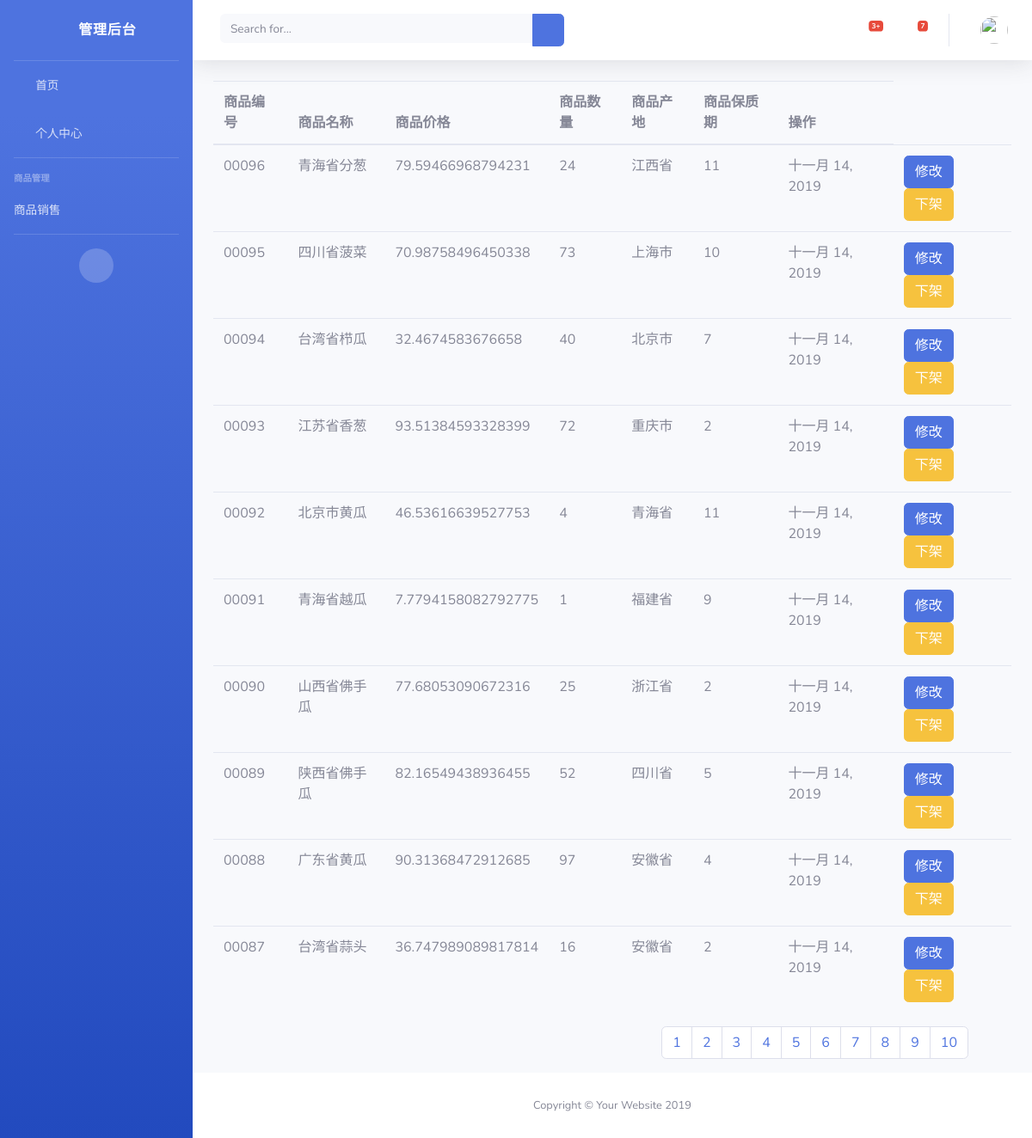
The page /goods_list/1/1/ on the database as committed earlier.
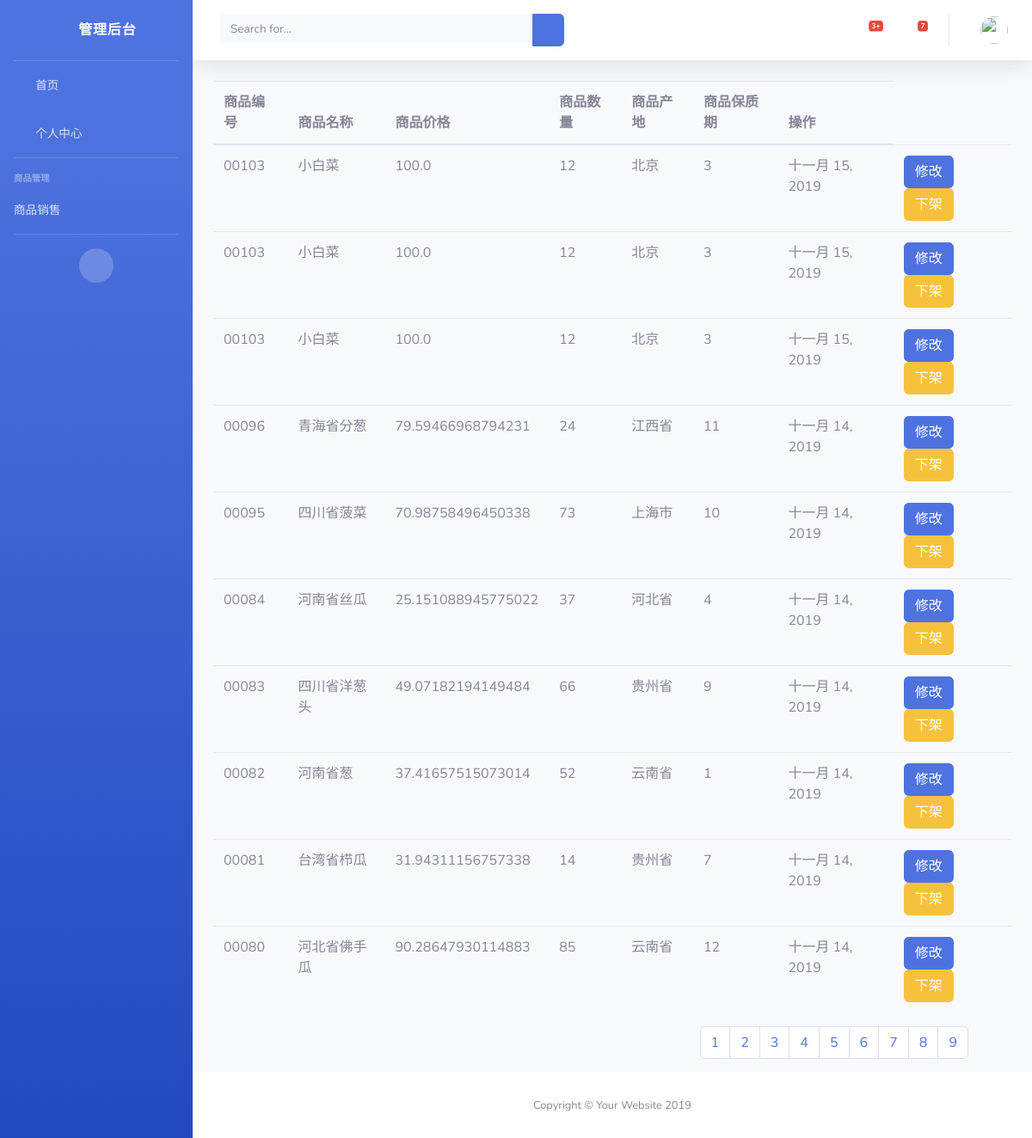
The same page on the database as committed later.
### LoginUser/models.py (models this page shows)
class Goods(models.Model):
    goods_number = models.CharField(max_length=32,verbose_name="商品编号")
    goods_name = models.CharField(max_length=32,verbose_name="商品名称")
    goods_price = models.FloatField(verbose_name="商品价格")
    goods_count = models.IntegerField(verbose_name="数量")
    goods_location = models.TextField(verbose_name="生产地")
    goods_safe_data = models.IntegerField(verbose_name="保质期")   ##
    goods_pro_time = models.DateField(auto_now=True,verbose_name="生产日期")  ## 生产日期
    goods_status = models.IntegerField(default=1)   ## 0 代表下架   1 代表上架
    class Meta:
        db_table = "goods"

### LoginUser/views.py (the view)
# urls.py: path("goods_list/",goods_list),
def goods_list(request,type,page=1):
    print (type)
    goods = Goods.objects.filter(goods_status = int(type)).order_by("-goods_number")
    goods_obj = Paginator(goods,10)  ## 每页10条
    goods_list = goods_obj.page(page)
    return render(request,'goods_list.html',locals())

### templates/goods_list.html (shortened to what this page needs)
{% extends "base.html" %}
{% block content %}
    <table class="table">
        <thead>
            <tr>
                <th>商品编号</th>
                <th>商品名称</th>
                <th>商品价格</th>
                <th>商品数量</th>
                <th>商品产地</th>
                <th>商品保质期</th>
                <th>操作</th>
            </tr>
        </thead>
        <tbody>
        {% for one in goods_list %}
            <tr>
                <td>{{ one.goods_number }}</td>
                <td>{{ one.goods_name }}</td>
                <td>{{ one.goods_price }}</td>
                <td>{{ one.goods_count }}</td>
                <td>{{ one.goods_location }}</td>
                <td>{{ one.goods_safe_data }}</td>
                <td>{{ one.goods_pro_time }}</td>
                <td>
                    <button class="btn btn-primary">修改</button>
                    {% if one.goods_status == 1 %}
                        <a class="btn btn-warning" href="/goods_status/down/{{ one.id }}">下架</a>
                    {% else %}
                        <a class="btn btn-primary" href="/goods_status/up/{{ one.id }}">上架</a>
                    {% endif %}
                </td>
            </tr>
        {% endfor %}
        </tbody>
    </table>
    <ul style="float: right;margin-right: 50px;" class="pagination">
    {% for page in goods_obj.page_range %}
        <li class="paginate_button page-item">
        {% if type == "1" %}
            <a class = 'page-link' href="/goods_list/1/{{ page }}/">{{ page }}</a>
        {% else %}
            <a class = 'page-link' href="/goods_list/0/{{ page }}/">{{ page }}</a>
        {% endif %}
       </li>
    {% endfor %}
    </ul>
{% endblock %}

Rows that differ between the two databases and show on the page:
no longer on this page (row edited): Goods: goods_number "00094", goods_name "台湾省栉瓜", goods_price "32.4674583676658", goods_count "40", goods_location "北京市", goods_safe_data "7", goods_pro_time "十一月 14, 2019"
no longer on this page (row edited): Goods: goods_number "00093", goods_name "江苏省香葱", goods_price "93.51384593328399", goods_count "72", goods_location "重庆市", goods_safe_data "2", goods_pro_time "十一月 14, 2019"
no longer on this page (row edited): Goods: goods_number "00092", goods_name "北京市黄瓜", goods_price "46.53616639527753", goods_count "4", goods_location "青海省", goods_safe_data "11", goods_pro_time "十一月 14, 2019"
no longer on this page (row edited): Goods: goods_number "00091", goods_name "青海省越瓜", goods_price "7.7794158082792775", goods_count "1", goods_location "福建省", goods_safe_data "9", goods_pro_time "十一月 14, 2019"
no longer on this page (row edited): Goods: goods_number "00090", goods_name "山西省佛手瓜", goods_price "77.68053090672316", goods_count "25", goods_location "浙江省", goods_safe_data "2", goods_pro_time "十一月 14, 2019"
no longer on this page (row edited): Goods: goods_number "00089", goods_name "陕西省佛手瓜", goods_price "82.16549438936455", goods_count "52", goods_location "四川省", goods_safe_data "5", goods_pro_time "十一月 14, 2019"
no longer on this page (row edited): Goods: goods_number "00088", goods_name "广东省黄瓜", goods_price "90.31368472912685", goods_count "97", goods_location "安徽省", goods_safe_data "4", goods_pro_time "十一月 14, 2019"
no longer on this page (row edited): Goods: goods_number "00087", goods_name "台湾省蒜头", goods_price "36.747989089817814", goods_count "16", goods_location "安徽省", goods_safe_data "2", goods_pro_time "十一月 14, 2019"
added Goods: goods_number "00103", goods_name "小白菜", goods_price "100.0", goods_count "12", goods_location "北京", goods_safe_data "3", goods_pro_time "十一月 15, 2019"
added Goods: goods_number "00103", goods_name "小白菜", goods_price "100.0", goods_count "12", goods_location "北京", goods_safe_data "3", goods_pro_time "十一月 15, 2019"
added Goods: goods_number "00103", goods_name "小白菜", goods_price "100.0", goods_count "12", goods_location "北京", goods_safe_data "3", goods_pro_time "十一月 15, 2019"
now on this page (row unchanged): Goods: goods_number "00084", goods_name "河南省丝瓜", goods_price "25.151088945775022", goods_count "37", goods_location "河北省", goods_safe_data "4", goods_pro_time "十一月 14, 2019"
now on this page (row unchanged): Goods: goods_number "00083", goods_name "四川省洋葱头", goods_price "49.07182194149484", goods_count "66", goods_location "贵州省", goods_safe_data "9", goods_pro_time "十一月 14, 2019"
now on this page (row unchanged): Goods: goods_number "00082", goods_name "河南省葱", goods_price "37.41657515073014", goods_count "52", goods_location "云南省", goods_safe_data "1", goods_pro_time "十一月 14, 2019"
now on this page (row unchanged): Goods: goods_number "00081", goods_name "台湾省栉瓜", goods_price "31.94311156757338", goods_count "14", goods_location "贵州省", goods_safe_data "7", goods_pro_time "十一月 14, 2019"
now on this page (row unchanged): Goods: goods_number "00080", goods_name "河北省佛手瓜", goods_price "90.28647930114883", goods_count "85", goods_location "云南省", goods_safe_data "12", goods_pro_time "十一月 14, 2019"
Other text that changed with them:
list line gone: "10"
